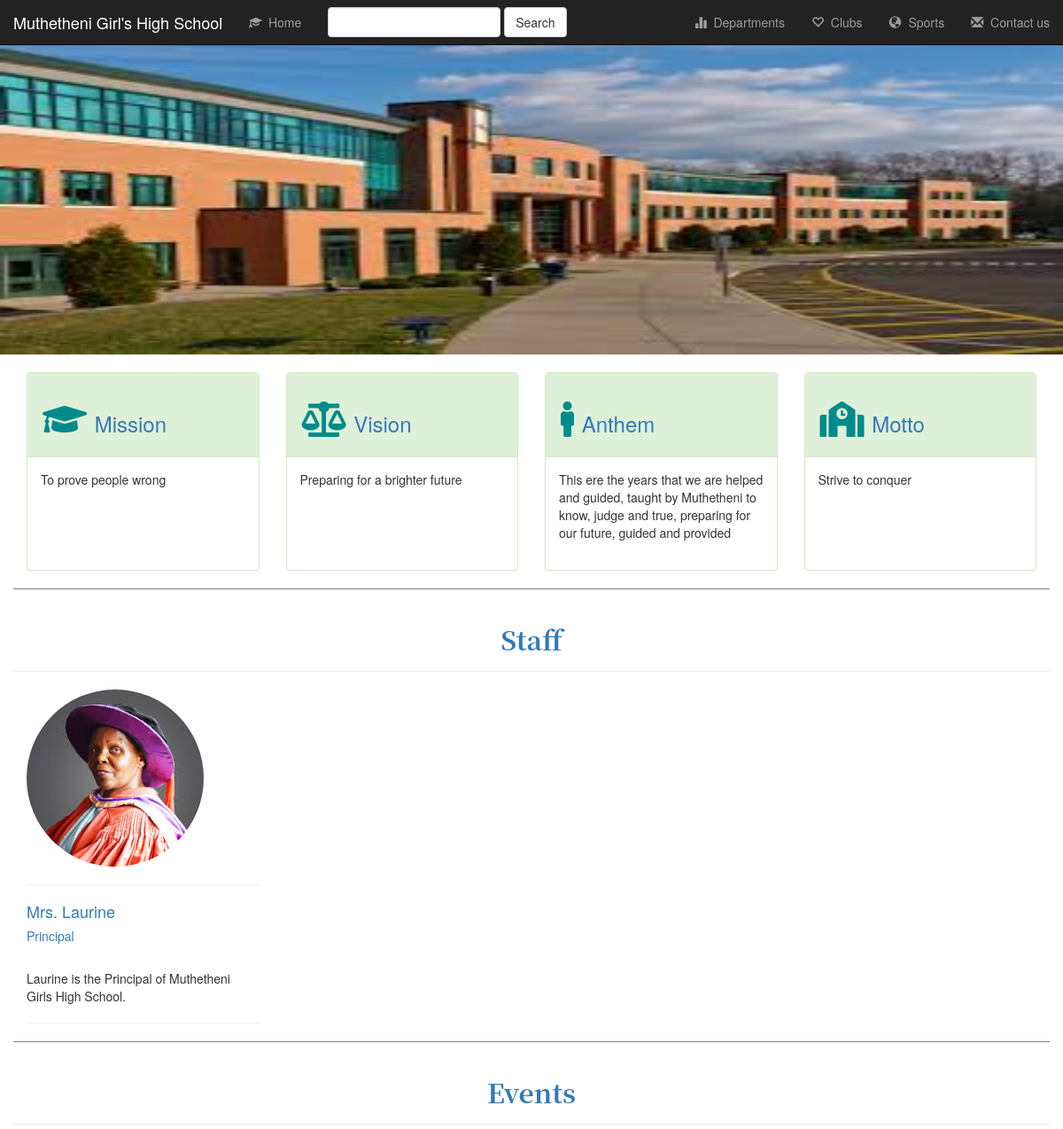
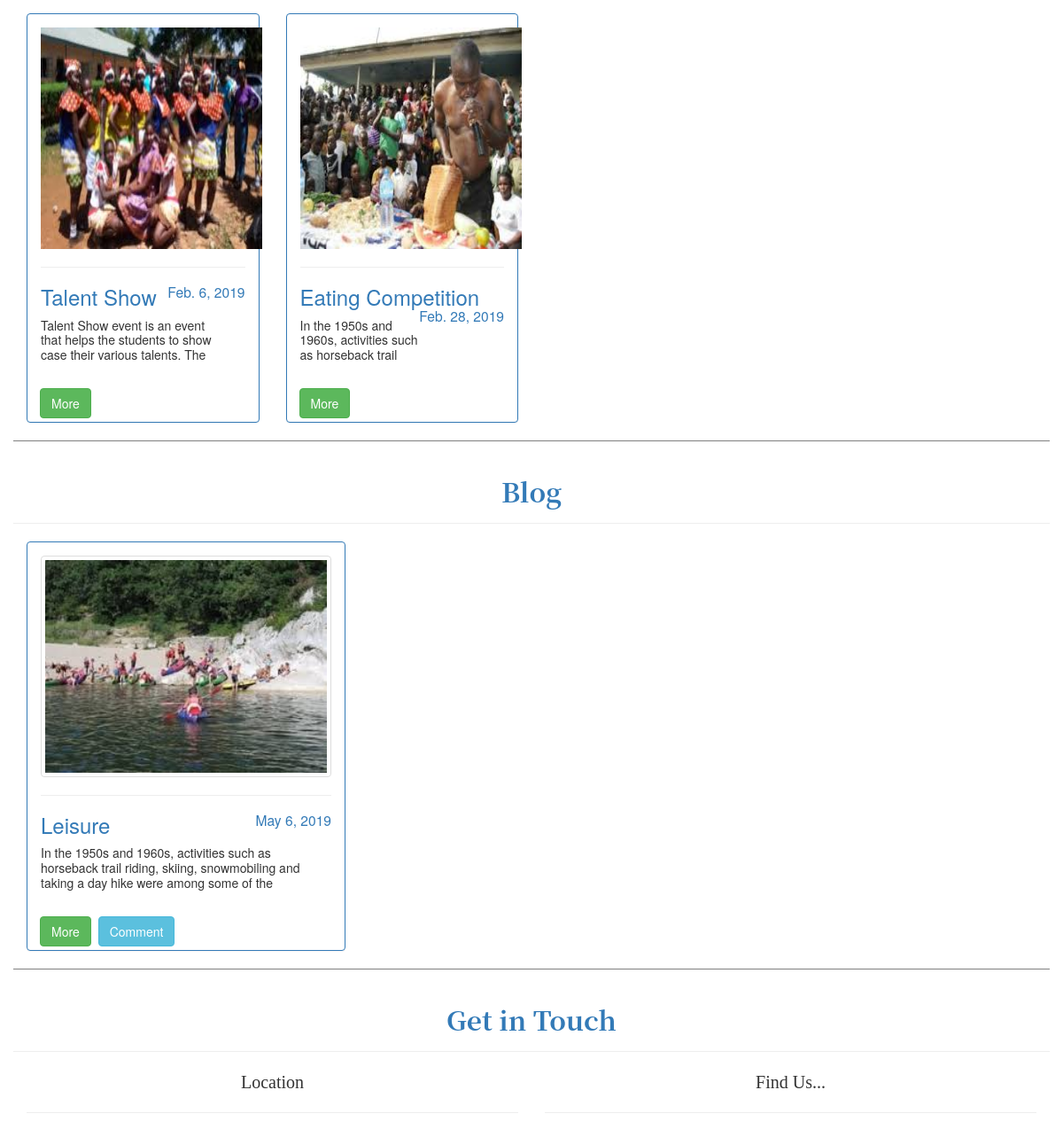
/ (upper part), run on an earlier commit of the app's database (2 pictures, top to bottom).
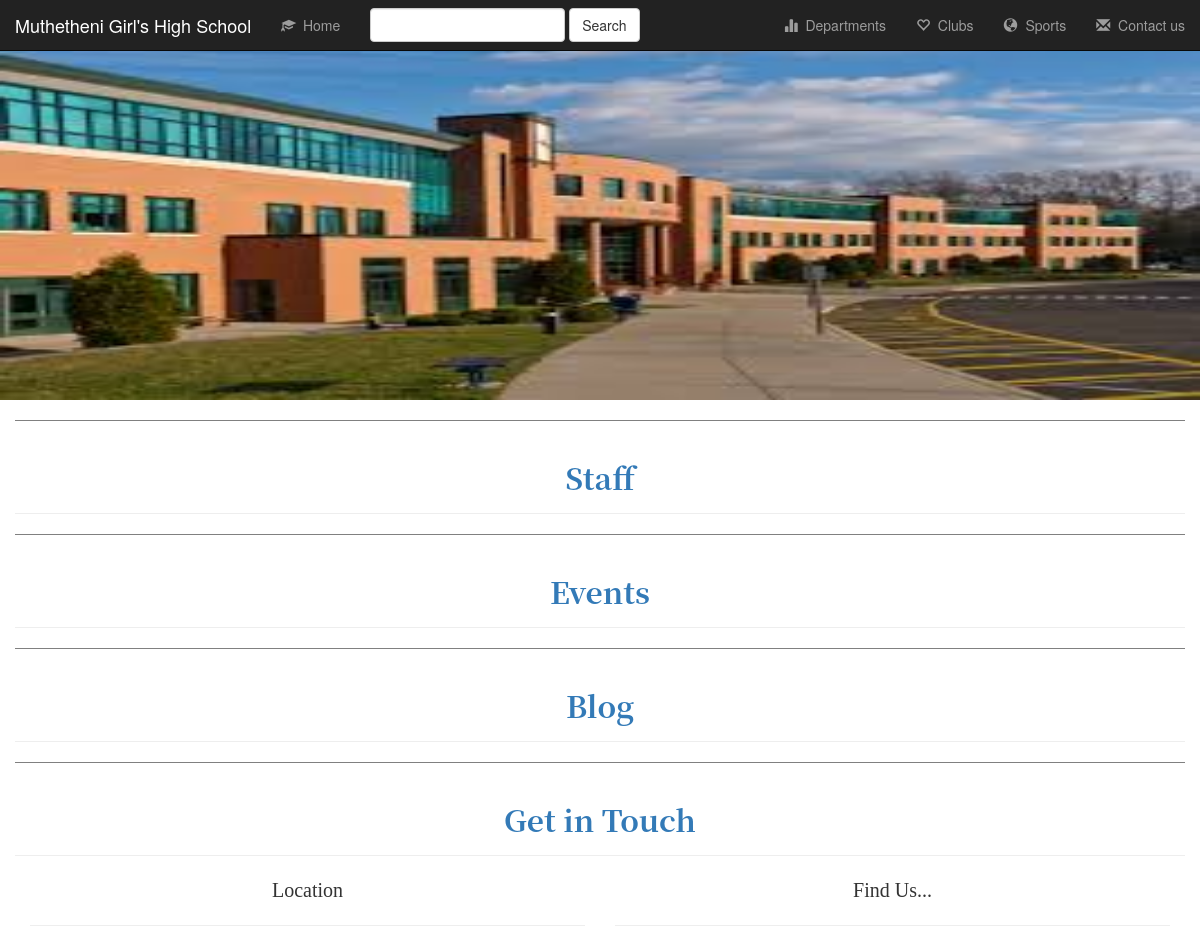
And on a later commit of the database.
### schapp/models.py (models this page shows, shortened)
class Mission(models.Model):
    title = models.CharField(max_length=20)
    desc = models.TextField()

class Vision(models.Model):
    title = models.CharField(max_length=30)
    desc = models.TextField()

class Anthem(models.Model):
    title = models.CharField(max_length=30)
    desc = models.TextField()

class Motto(models.Model):
    title = models.CharField(max_length=30)
    desc = models.TextField()

class Staff(models.Model):
    name = models.CharField(max_length=30)
    position = models.CharField(max_length=20)
    staff_img = models.FileField()
    staff_desc = models.TextField()

class Event(models.Model):
    title = models.CharField(max_length=30)
    desc = models.TextField()
    date = models.DateField()
    image = models.FileField()

class Post(models.Model):
    title = models.CharField(max_length=30)
    date = models.DateField(auto_now_add=True)
    cover_image = models.FileField()
    content = models.TextField()

### schapp/views.py (the view)
# urls.py: path('', views.index, name='index'),
def index(request):
    staffs = Staff.objects.all()
    events = Event.objects.all()
    clubs = Club.objects.all()
    missions = Mission.objects.all()
    visions = Vision.objects.all()
    anthems = Anthem.objects.all()
    mottos = Motto.objects.all()
    posts = Post.objects.all()
    context = {'staffs': staffs, 'events': events, 'clubs': clubs, 'missions': missions, 'visions': visions, 'anthems': anthems, 'mottos': mottos, 'posts': posts}
    return render(request, 'schapp/index.html', context)

### schapp/templates/schapp/index.html (shortened to what the changed rows need)
{% extends 'schapp/base.html' %}
{% load static %}
{% block content %}
<div class="container-fluid">
<div class="container-fluid">
<div class="row" style="border-bottom: 1px solid grey;">
    <br>
{%  if missions %}
    {% for mission in missions %}
    <div class="col-md-3">
        <div class="panel panel-success" style="height: 28%;">
            <div class="panel-heading">
                <h3 class="text-primary"><i class="fa fa-graduation-cap"></i>
                    {{ mission.title }}
                </h3>
            </div>
            <div class="panel-body">
                <p>{{ mission.desc }}</p>
            </div>
        </div>
    </div>
    {% endfor %}
{% endif %}
{% if visions %}
{% for vision in visions %}
    <div class="col-md-3">
        <div class="panel panel-success" style="height: 28%;">
            <div class="panel-heading">
                <h3 class="text-primary"><i class="fa fa-balance-scale"></i>
                    Vision
                </h3>
            </div>
            <div class="panel-body">
                <p>{{ vision.desc }}</p>
            </div>
        </div>
    </div>
{% endfor %}
{% endif %}
{% if anthems %}
{% for anthem in anthems %}
    <div class="col-md-3">
        <div class="panel panel-success" style="height: 28%;">
            <div class="panel-heading">
                <h3 class="text-primary"><i class="fa fa-male"></i>
                    Anthem
                </h3>
            </div>
            <div class="panel-body">
                <p>{{ anthem.desc }}</p>
            </div>
        </div>
    </div>
{% endfor %}
{% endif %}
{% if mottos %}
{% for motto in mottos %}
    <div class="col-md-3">
        <div class="panel panel-success" style="height: 28%;">
            <div class="panel-heading">
                <h3 class="text-primary"><i class="fa fa-school"></i>
                    Motto
                </h3>
            </div>
            <div class="panel-body">
                <p>{{ motto.desc }}</p>
            </div>
        </div>
    </div>
{% endfor %}
{% endif %}
</div>
    <div class="row"style="border-bottom: 1px solid grey;" >
        <div class="page-header">
        </div>
        {% for staff in staffs %}
        <div class="col-md-3">
            <img src="{{ staff.staff_img.url }}" class="img img-responsive img img-circle" alt="" style="height: 200px; width: 200px;">
            <div class="staff-text">
                <hr>
                <h4 class="text-primary">{{ staff.name }}</h4>
                <h5 class="text-primary">{{ staff.position }}</h5>
                <br>
                <p>{{ staff.staff_desc }}</p>
                <hr>
            </div>
        </div>
        {% endfor %}
    </div>
    <div class="row" style="border-bottom: 1px solid grey;">
        <div class="page-header">
        </div>
        {% if events %}
            {% for event in events %}
        <div class="col-md-3">
        <div class="panel panel-primary">
            <div class="panel-body">
                <img src="{{ event.image.url }}" alt="" class="" style="height: 250px; width: 250px;">
                <hr>
                <h3 class="text-primary">{{ event.title }} <small class="text-primary" style="float: right;"> {{ event.date }}</small></h3>
                <p style="line-height: 1.2em; height: 3.6em; overflow: hidden; text-overflow: ellipsis; max-width: 90%">{{ event.desc }}</p>
            </div>
            <div style="padding-left: 10px;">
                <button type="button" class="btn btn-success"  style="margin: 4px;" data-toggle="modal" data-target="#Modal-{{ event.id }}">More</button>
            </div>
        </div>
        </div>
            {% endfor %}
        {% endif %}
    </div>
    <div class="row" style="border-bottom: 1px solid grey;">
        <div class="page-header">
        </div>
        {% if posts %}
            {% for post in posts %}
        <div class="col-md-4">
        <div class="panel panel-primary">
            <div class="panel-body">
                <img src="{{ post.cover_image.url }}" alt="" class="img img-thumbnail" style="height: 250px; width: 328px;">
                <hr>
                <h3 class="text-primary">{{ post.title }} <small class="text-primary" style="float: right;">{{ post.date }}</small></h3>
                <p style="line-height: 1.2em; height: 3.6em; overflow: hidden; text-overflow: ellipsis; max-width: 90%;">{{ post.content }}</p>
            </div>
            <div style="padding-left: 10px;">
                <button type="button" class="btn btn-success" style="margin: 4px;" data-toggle="modal" data-target="#blogmodal-{{ post.id }}">More</button>
                <a href="{% url 'schapp:comment' post.id %}" class="btn btn-info">Comment</a>
            </div>
        </div>
        </div>
            {% endfor %}
        {% endif %}
    </div>
    <div class="row">
        <div class="page-header">
        </div>
        <div class="col-md-6 wow fadeInUp" data-wow-duration="1000ms" data-wow-delay="300ms">
            </div>
            <div class="col-md-6 wow fadeInUp" data-wow-duration="1000ms" data-wow-delay="300ms">
            </div>
        </div>
    </div>
</div>
{% endblock %}

What changed in the data, as far as the page shows it:
removed Mission: title "Mission", desc "To prove people wrong"
removed Vision: desc "Preparing for a brighter future"
removed Anthem: desc "This ere the years that we are helped and guided, taught by Muthetheni to know, judge and true, preparing for our future, guided and provided"
removed Motto: desc "Strive to conquer"
removed Staff: staff_img (picture), name "Mrs. Laurine", position "Principal", staff_desc "Laurine is the Principal of Muthetheni Girls High School."
removed Event: image (picture), title "Talent Show", date "Feb. 6, 2019", desc "Talent Show event is an event that helps the students to show case their various talents. The…"
removed Event: image (picture), title "Eating Competition", date "Feb. 28, 2019", desc "In the 1950s and 1960s, activities such as horseback trail…"
removed Post: cover_image (picture), title "Leisure", date "May 6, 2019", content "In the 1950s and 1960s, activities such as horseback trail riding, skiing, snowmobiling and taking a day hike were among some of the…"
